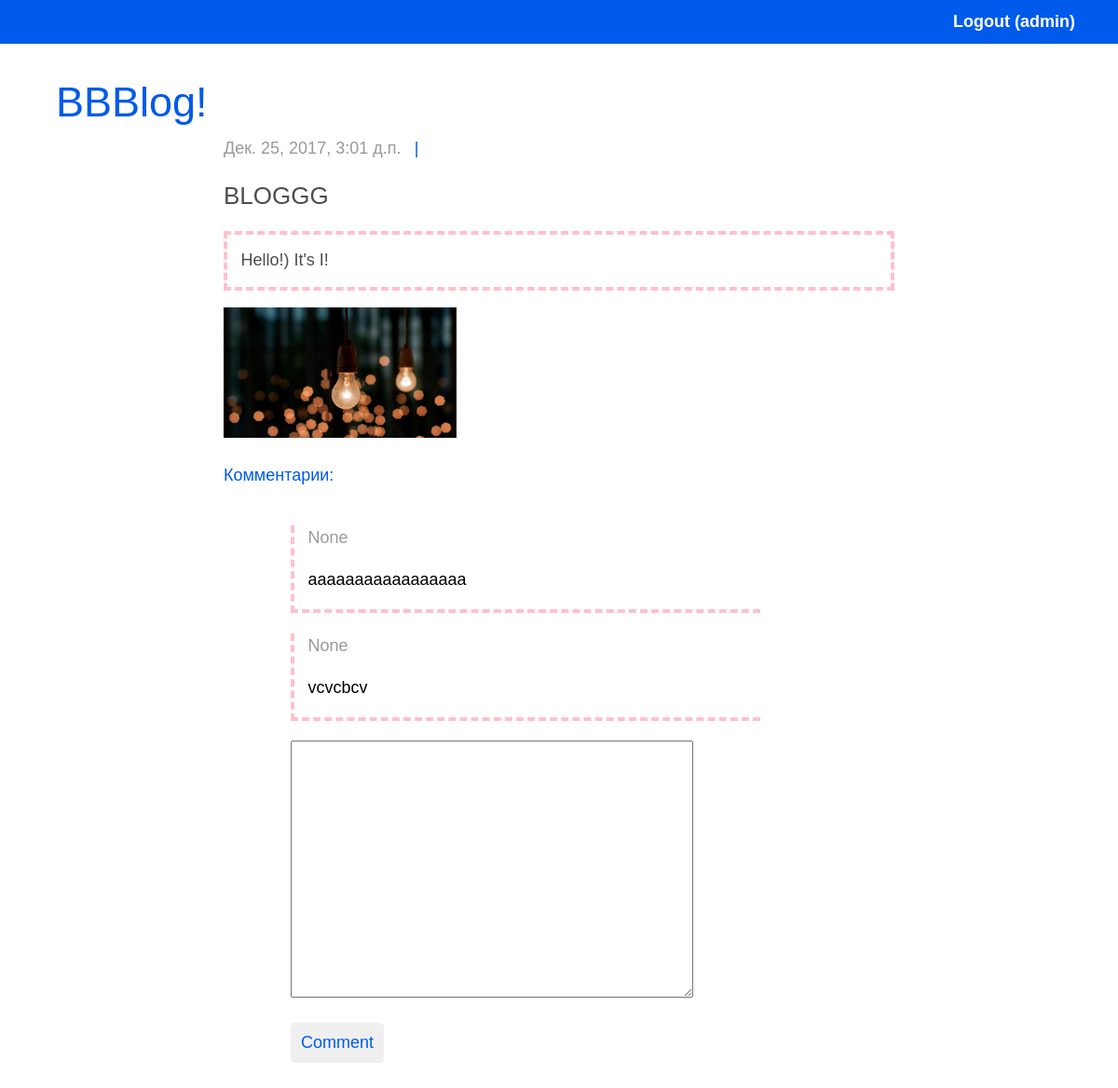
Screenshot of /articles/get/2/ (signed in) with the database file from the repository.
### article/models.py (models this page shows)
class Article(models.Model):
    class Meta():
        db_table = "article"
        verbose_name = "Пост"
        verbose_name_plural = "Посты"
    article_title = models.CharField(max_length=200, verbose_name=u"Заголовок")
    article_text = models.TextField(verbose_name=u"Текст")
    article_date = models.DateTimeField(verbose_name=u"Дата публикации")
    article_image = models.ImageField(upload_to='post_image', blank=True, null=True, verbose_name=u"Картинка")
    article_author = models.ForeignKey(User)

class Comments(models.Model):
    class Meta():
        db_table = "comments"
        verbose_name = "Комментарий"
        verbose_name_plural = "Комментарии"
    comments_text = models.TextField(verbose_name=u"Текст")
    comments_date = models.DateTimeField(verbose_name=u"Дата комментария")
    comments_article = models.ForeignKey(Article)
    comments_from = models.ForeignKey(User)

### article/views.py (the view)
# urls.py: url(r'^articles/get/(?P<article_id>\d+)/$', views.article, name='article'),
def article(request, article_id=1):
    comment_form = CommentForm
    args = {}
    args['article'] = Article.objects.get(id=article_id)
    args['comments'] = Comments.objects.filter(comments_article_id = article_id)
    args['form'] = comment_form
    args['username'] = auth.get_user(request).username
    return render(request, 'article.html', args)

### article/templates/article.html (shortened to what this page needs)
{% extends 'main.html' %}
{% load staticfiles %}
{% block article %}
<div class="d-flex flex-row">
    <p class="date-article">{{ article.article_date }}</p>
    <p class="author-name">| {{ article.article_author.username }}</p>
</div>
<p class="title-article">{{ article.article_title }}</p>
<p class="text-article">{{ article.article_text }}</p>
{% if article.article_image %}
    <img class="image-article" src="{{ article.article_image.url }}" width="250"><br>
{% endif %}
<p class="comments-title">Комментарии:</p>
{% for comment in comments %}
    <div class="one-comment">
        <div class="d-flex flex-row">
            <p class="date-article">{{ comment.comments_date }}</p>
        </div>
        <p class="text-comment">{{ comment.comments_text }}</p>
    </div>
{% endfor %}
{% if username %}
    <form class="d-flex flex-column form-comment" action="/articles/add_comment/{{ article.id }}/" method="post">
        {% for fields in form %}
            {{ fields }}<br>
        {% endfor %}
        <input type="submit" class="btn" value="Comment" >
    </form>
{% endif %}
{% endblock %}

### templates/main.html (shortened to what this page needs)
{% load staticfiles %}
<!DOCTYPE html>
<html lang="en">
<head>
    <link rel="stylesheet" type="text/css" href="{% static 'article/bootstrap/css/bootstrap.css' %}">
    <link rel="stylesheet" type="text/css" href="{% static 'article/style_blog.css' %}">
</head>
<body>
    <div>
        <nav class="d-flex flex-row menu">
            <ul>
                {% if username %}
                    <li><a href="/auth/logout/">Logout ({{ username }})</a></li>
                {% else %}
                    <li><a href="/auth/login/">Sign in</a></li>
                {% endif %}
            </ul>
        </nav>
    </div>
    <h1 class="blog"><a href="/">BBBlog!</a></h1>
    <div class="d-flex flex-column main-margin">
        {% block article %}{% endblock %}
    </div>
</body>
</html>

### article/static/article/style_blog.css (style rules this page uses)
html, body { min-width: 1200px; margin: 0; padding: 0; font-weight: 500; font-size: 18px; line-height: 1.5; font-family: "Arial", sans-serif; color: #000000; }
.main-margin { padding-top: 2% margin-top: 3%; margin-left: 10%; padding-left: 10%; margin-right: 10%; padding-right: 10%; }
.blog { padding-top: 3%; padding-left: 5%; }
.date-article { font-size: 18px; color: #999999; }
.title-article { font-size: 26px; color: #4d4d4d; }
.text-article { font-size: 18px; color: #4d4d4d; border: 4px dashed pink; padding: 2%; }
a { text-decoration: none; color: #005aeb; }
.comments-title { font-size: 18px; color: #005aeb; }
.one-comment { margin-left: 10%; margin-top: 3%; padding-left: 2%; border-bottom: 4px dashed pink; border-left: 4px dashed pink; margin-right: 20%; }
.form-comment { margin-left: 10%; width: 60%; heigth: 10%; margin-top: 3%; margin-bottom: 10%; }
.form-comment input { width: 100px; color: #005aeb; padding-left: 10px; }
.form-comment textarea { rows: 5 !important; }
.menu { width: 100%; margin: 0; padding: 0; background: #005aeb; }
.menu ul { margin-top: 0; margin-bottom: 0; padding-right: 0; margin-left: 80%; list-style: none; }
.menu li { display: inline-block; line-height: 1.5; vertical-align: top; }
.menu a { display: block; padding: 10px 23px; color: white; font-weight: bold; text-decoration: none; }
.author-name { margin-left: 2%; color: #005aeb; }

### rows the page displays
Article: article_date "Дек. 25, 2017, 3:01 д.п.", article_title "BLOGGG", article_text "Hello!) It's I!", article_image (picture)
Comments: comments_date "None", comments_text "aaaaaaaaaaaaaaaaa"
Comments: comments_date "None", comments_text "vcvcbcv"

### other values shown
{{ username }} "admin"
